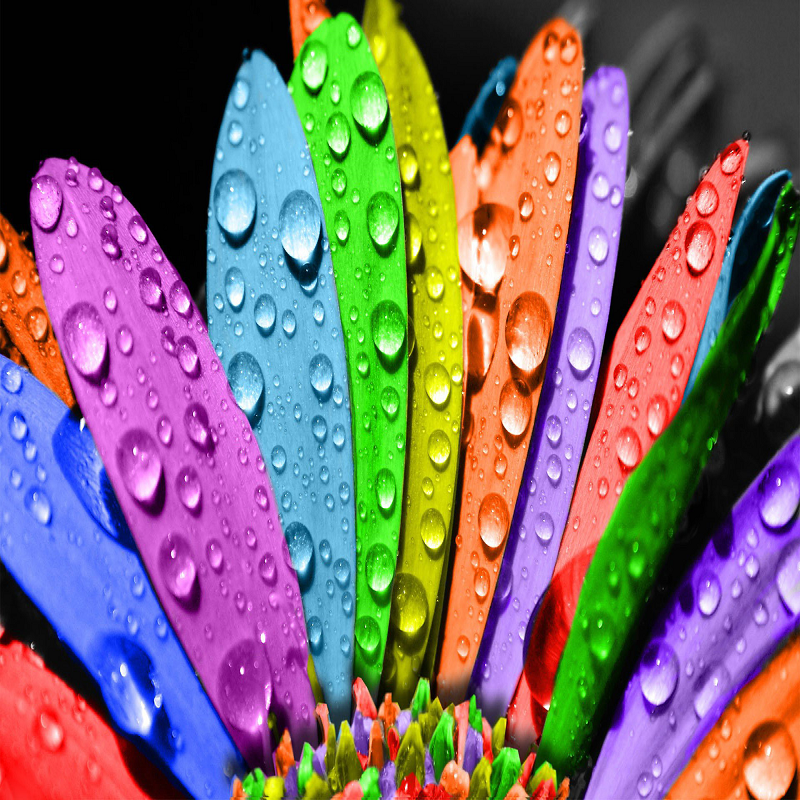
%> input picture colorful_back.png, 800 x 800 px
$ octave Online1_SetC.m   (GNU Octave 9; MATLAB toolbox functions it lacks are replaced by stand-ins)
%> lines starting %> are read from the running program, lines starting %| are printed output that depends on the picture; in (x1, y1, x2, y2) boxes, pixels count from 0 and x2, y2 are one past the last pixel; in counts of white or black regions, pixels touching at a corner belong together; the program's own positions count from 1
img1 = imread('colorful_back.png');
%> img1 is the input picture: size 800x800x3 uint8; mean R, G, B 124.2, 104.6, 107.6
figure;
imshow(img1);
img2 = imread('red_shades.png');
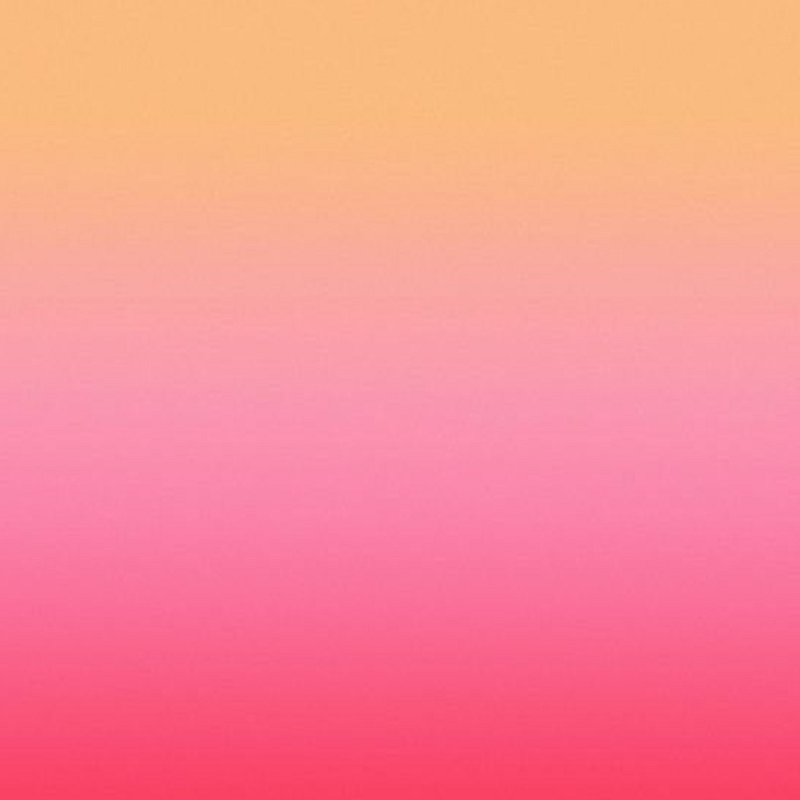
%> input picture red_shades.png, 800 x 800 px
%> img2 is the input picture: size 800x800x3 uint8; mean R, G, B 249.9, 142.6, 146.9
figure;
imshow(img2);


stripe = 6;
size = 100;
customSize = stripe * size;

%Resizing Images
img1 = imresize(img1, [customSize customSize]);
%> img1: size 600x600x3 uint8
img2 = imresize(img2, [customSize customSize]);
%> img2: size 600x600x3 uint8

tempImage = img2;

j=customSize;
for i = 1 : 1 : customSize
    tempImage(j, 1:1:customSize, :) = img2(i ,1:1:customSize, :);
    j=j-1;
end
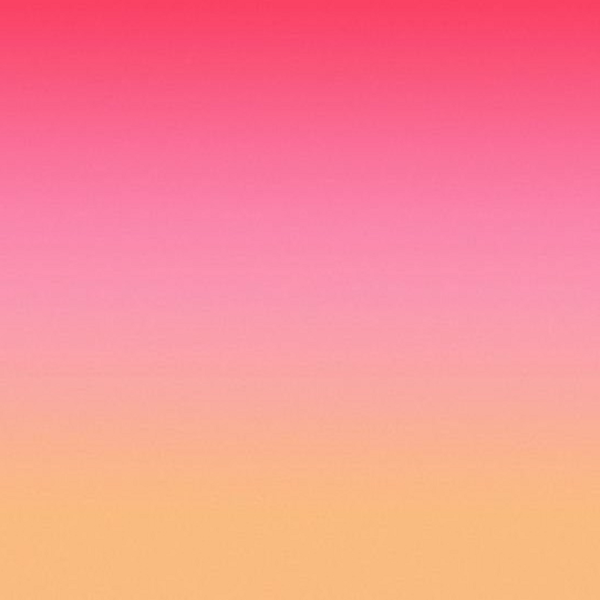
%> tempImage: size 600x600x3 uint8; mean R, G, B 249.9, 142.6, 146.9; mean of the top-left, top-right, bottom-left and bottom-right quarters 169.1, 169.1, 190.5, 190.5
%> after the loop, j = 0

j=400;
for i = 1 : 1 : customSize
    img1(i, 200:1:j , :) = tempImage(i, 200:1:j , :);
    j=j-1;
end
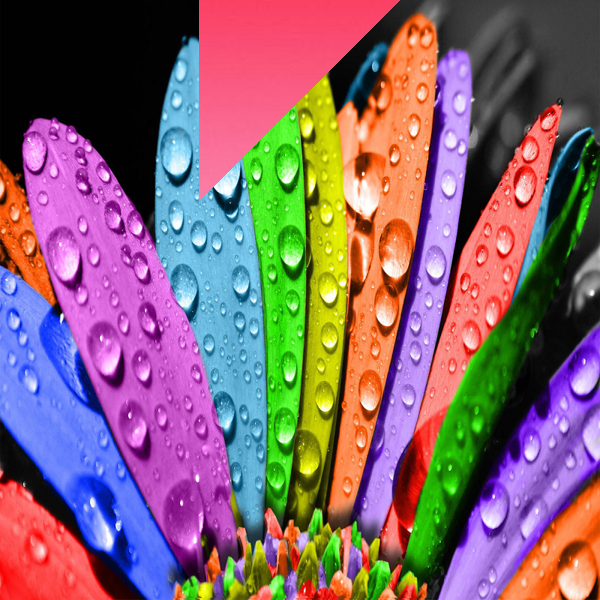
%> img1: size 600x600x3 uint8; mean R, G, B 133, 100.7, 110.4
%> after the loop, j = -200
j=200;
for i = 1 : 1 : customSize
    img1(i, j:1:400 , :) = tempImage(i, j:1:400 , :);
    j=j+1;
end
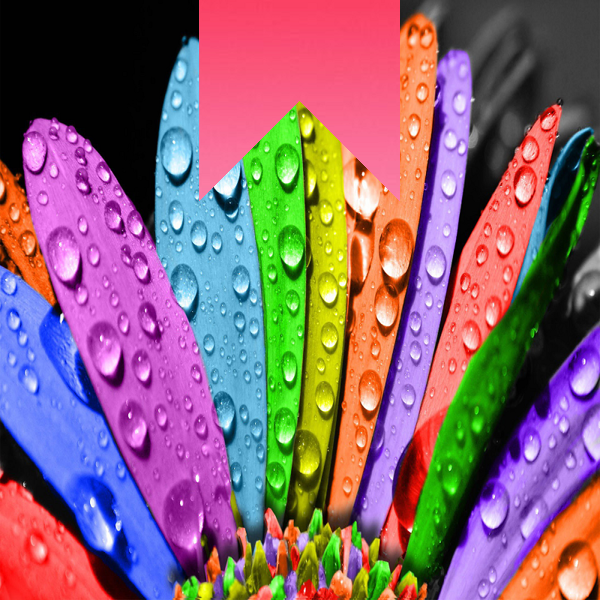
%> img1: size 600x600x3 uint8; 2.81% of pixels changed, all inside (x1, y1, x2, y2) = (300, 1, 400, 201)
%> after the loop, j = 800

%Display Images
figure;
imshow(img1);

% Save the New Image
imwrite(tempImage, 'output.jpg');
